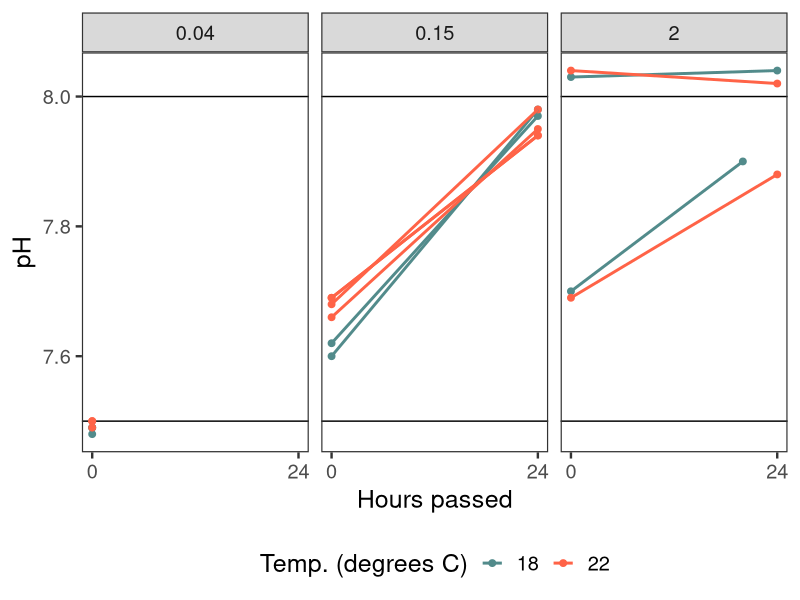
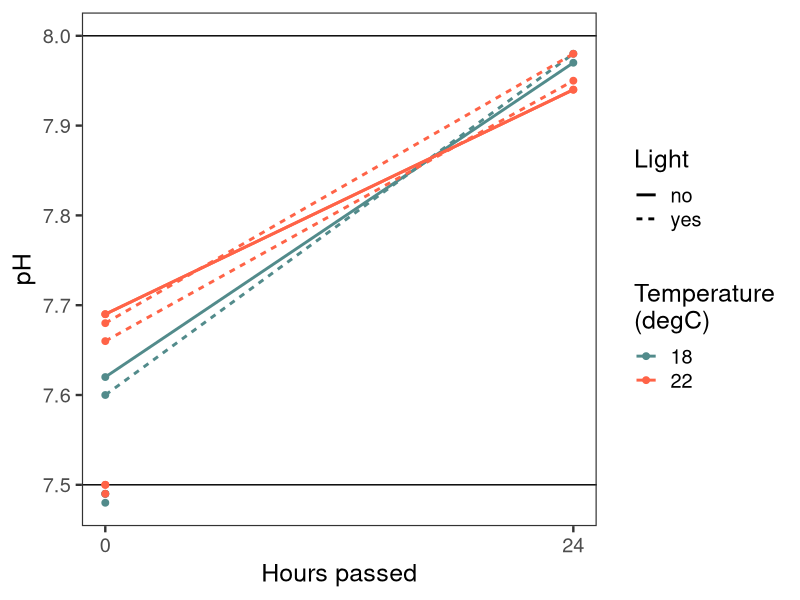
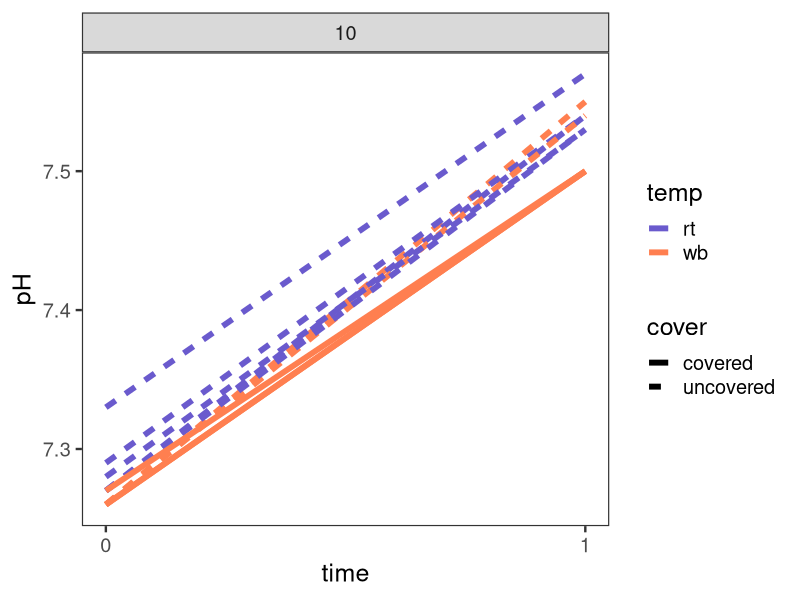
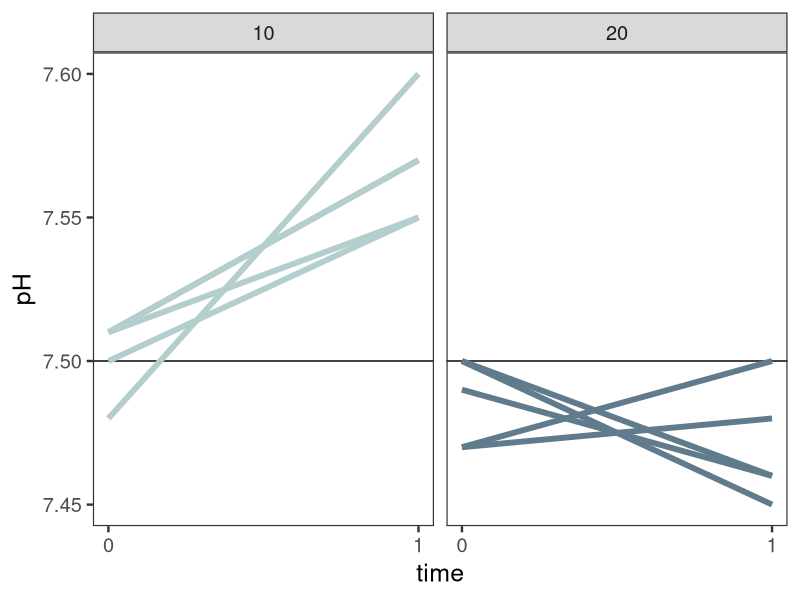

Source code (R) for these figures, in order:
## ---- chunk 1
library(tidyverse)

tubes = read_csv(file = "Data/method_valid/tube_pH.csv")
holding = read_csv(file = "Data/method_valid/pH_tests.csv")
## ---- chunk 2
ggplot(holding, aes(x = hrs, y = pH, colour = factor(temp), group = vessel_id)) + 
  facet_wrap(volume~.) + 
  geom_hline(yintercept = c(7.5, 8)) + 
  geom_point(size = 2) +
  geom_line(size = 1) + 
  scale_colour_manual(values = c(
    "18" = "darkslategray4", 
    "22" = "tomato1"
  )) + 
  scale_x_continuous(breaks = c(0,24)) +
  labs(x = "Hours passed",
       colour = "Temp. (degrees C)") + 
  theme_bw(base_size = 18) + 
  theme(panel.grid = element_blank(),
        legend.position = "bottom")
## ---- chunk 3
holding %>%  
  filter(!str_detect(vessel_id, pattern = "_")) %>% 
  ggplot(aes(x = hrs, y = pH, colour = factor(temp), linetype = light, group = vessel_id)) + 
  geom_hline(yintercept = c(7.5, 8)) + 
  geom_point(size = 2) +
  geom_line(size = 1) + 
  scale_colour_manual(values = c(
    "18" = "darkslategray4", 
    "22" = "tomato1"
  )) + 
  scale_x_continuous(breaks = c(0,24)) +
  labs(x = "Hours passed", 
       y = "pH", 
       colour = "Temperature\n(degC)",
       linetype = "Light") + 
  theme_bw(base_size = 18) + 
  theme(panel.grid = element_blank())
## ---- chunk 4
ggplot(filter(tubes, trial == 1), aes(x = time, y = pH, group = tube, colour = temp, linetype = cover)) + 
  facet_wrap(volume~.) +  
  geom_line(size = 2) + 
  scale_colour_manual(values = c(
    "rt" = "slateblue",
    "wb" = "coral"
  )) + 
  scale_x_continuous(breaks = c(0,1)) + 
  theme_bw(base_size = 18) + 
  theme(panel.grid = element_blank())
## ---- chunk 5
ggplot(filter(tubes, trial == 2), aes(x = time, y = pH, group = tube, colour = factor(volume))) + 
  facet_wrap(volume~.) +
  geom_hline(yintercept = 7.5) + 
  geom_line(size = 2) + 
  scale_colour_manual(values = c(
    "10" = "lightcyan3",
    "20" = "lightskyblue4"
  )) + 
  scale_x_continuous(breaks = c(0,1)) + 
  theme_bw(base_size = 18) + 
  theme(panel.grid = element_blank(),
        legend.position = "none")
